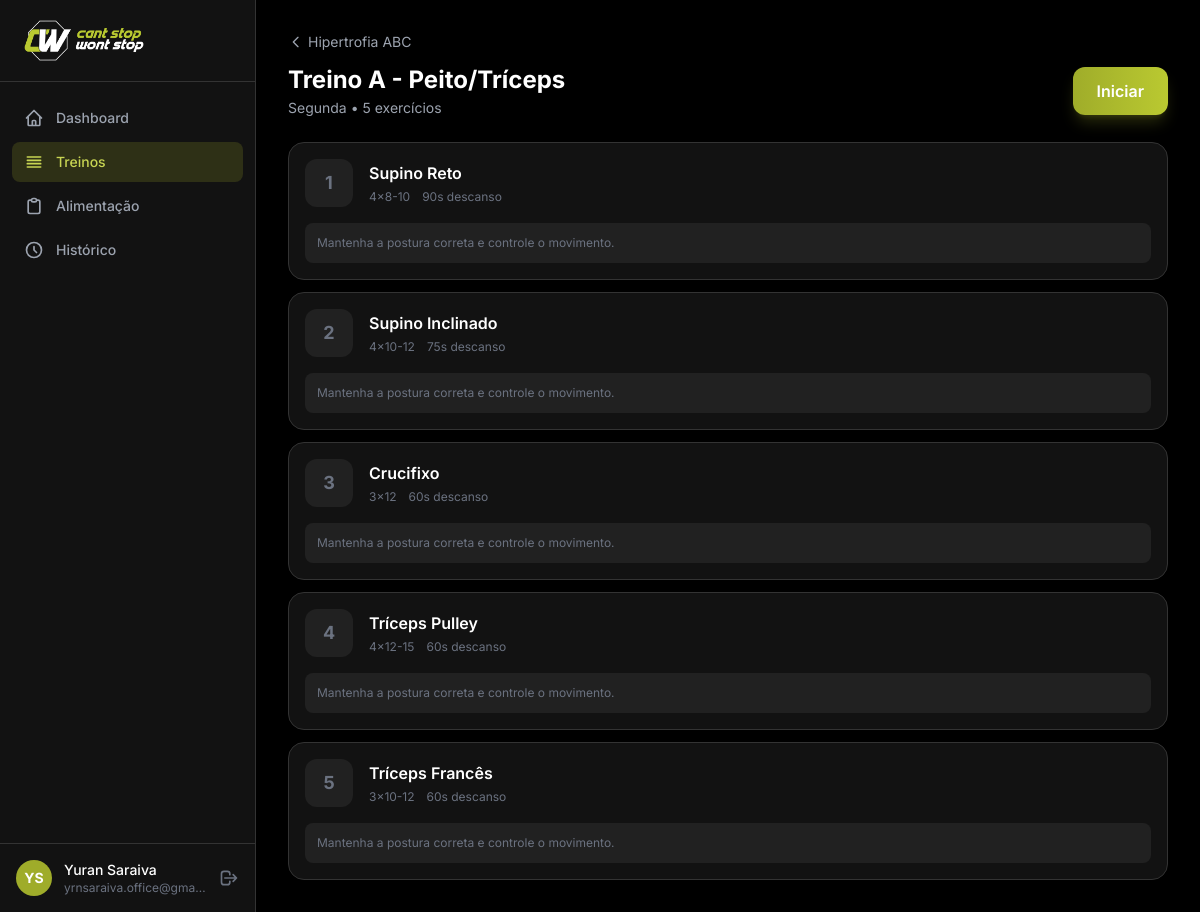
/app/workouts/day/1/ (signed in), run on the app's committed database.
### apps/accounts/models.py (models this page shows, shortened)
class User(AbstractUser):
    class Role(models.TextChoices):
        COACH = "coach", "Coach"
        CLIENT = "client", "Cliente"
    role = models.CharField(max_length=10, choices=Role.choices, default=Role.CLIENT)
    phone = models.CharField(max_length=20, blank=True)
    photo = models.ImageField(upload_to="profile_photos/", blank=True, null=True)
    bio = models.TextField(blank=True)
    date_of_birth = models.DateField(null=True, blank=True)
    coach = models.ForeignKey(
        "self",
        on_delete=models.SET_NULL,
        null=True,
        blank=True,
        related_name="clients",
        limit_choices_to={"role": Role.COACH},
    )
    @property
    def is_client(self):
        return self.role == self.Role.CLIENT

### apps/workouts/models.py (models this page shows, shortened)
class WorkoutDay(models.Model):
    class DayOfWeek(models.IntegerChoices):
        MONDAY = 1, "Segunda"
        TUESDAY = 2, "Terça"
        WEDNESDAY = 3, "Quarta"
        THURSDAY = 4, "Quinta"
        FRIDAY = 5, "Sexta"
        SATURDAY = 6, "Sábado"
        SUNDAY = 7, "Domingo"
    plan = models.ForeignKey(WorkoutPlan, on_delete=models.CASCADE, related_name="days")
    name = models.CharField(max_length=100, verbose_name="Nome (ex: Treino A)")
    day_of_week = models.IntegerField(choices=DayOfWeek.choices, verbose_name="Dia da Semana")
    order = models.PositiveIntegerField(default=0)
    notes = models.TextField(blank=True)
    class Meta:
        verbose_name = "Dia de Treino"
        ordering = ["order", "day_of_week"]

class WorkoutPlan(models.Model):
    name = models.CharField(max_length=200, verbose_name="Nome do Plano")
    description = models.TextField(blank=True)
    coach = models.ForeignKey(
        settings.AUTH_USER_MODEL, on_delete=models.CASCADE,
        related_name="workout_plans", limit_choices_to={"role": "coach"}
    )
    duration_weeks = models.PositiveIntegerField(default=4, verbose_name="Duração (semanas)")
    is_active = models.BooleanField(default=True)
    created_at = models.DateTimeField(auto_now_add=True)
    updated_at = models.DateTimeField(auto_now=True)
    class Meta:
        verbose_name = "Plano de Treino"
        verbose_name_plural = "Planos de Treino"

class WorkoutExercise(models.Model):
    class ExerciseType(models.TextChoices):
        NORMAL = "normal", "Normal"
        SUPERSET = "superset", "Superset"
        DROPSET = "dropset", "Drop Set"
        GIANT_SET = "giant_set", "Giant Set"
    workout_day = models.ForeignKey(WorkoutDay, on_delete=models.CASCADE, related_name="exercises")
    exercise = models.ForeignKey(Exercise, on_delete=models.CASCADE)
    order = models.PositiveIntegerField(default=0)
    sets = models.PositiveIntegerField(default=3, verbose_name="Séries")
    reps = models.CharField(max_length=50, default="12", verbose_name="Repetições", help_text="Ex: 12, 8-12, até falha")
    rest_seconds = models.PositiveIntegerField(default=60, verbose_name="Descanso (seg)")
    tempo = models.CharField(max_length=20, blank=True, help_text="Ex: 3-1-2-0")
    exercise_type = models.CharField(max_length=20, choices=ExerciseType.choices, default=ExerciseType.NORMAL)
    superset_group = models.PositiveIntegerField(null=True, blank=True, help_text="Agrupar exercícios do mesmo superset")
    notes = models.TextField(blank=True, verbose_name="Observações")
    class Meta:
        verbose_name = "Exercício do Treino"
        ordering = ["order"]

class Exercise(models.Model):
    name = models.CharField(max_length=200, verbose_name="Nome")
    description = models.TextField(blank=True, verbose_name="Descrição")
    muscle_groups = models.ManyToManyField(MuscleGroup, related_name="exercises", verbose_name="Grupos Musculares")
    video = models.FileField(upload_to="exercise_videos/", blank=True, null=True, verbose_name="Vídeo")
    video_url = models.URLField(blank=True, help_text="URL do vídeo (YouTube/Vimeo)", verbose_name="URL do Vídeo")
    thumbnail = models.ImageField(upload_to="exercise_thumbnails/", blank=True, null=True)
    instructions = models.TextField(blank=True, verbose_name="Instruções de Execução")
    created_by = models.ForeignKey(
        settings.AUTH_USER_MODEL, on_delete=models.CASCADE,
        limit_choices_to={"role": "coach"}, verbose_name="Criado por"
    )
    created_at = models.DateTimeField(auto_now_add=True)
    class Meta:
        verbose_name = "Exercício"
        ordering = ["name"]

### apps/workouts/views.py (the view)
# urls.py: path("day/<int:pk>/", views.WorkoutDayDetailView.as_view(), name="day_detail"),
class WorkoutDayDetailView(LoginRequiredMixin, ClientRequiredMixin, DetailView):
    model = WorkoutDay
    template_name = "workouts/day_detail.html"
    def get_context_data(self, **kwargs):
        ctx = super().get_context_data(**kwargs)
        ctx["exercises"] = self.object.exercises.select_related(
            "exercise"
        ).prefetch_related("exercise__muscle_groups").all()
        last_weights = {}
        for we in ctx["exercises"]:
            last_log = ExerciseLog.objects.filter(
                workout_log__client=self.request.user,
                workout_exercise=we,
            ).order_by("-workout_log__date", "-set_number").first()
            if last_log:
                last_weights[we.pk] = {
                    "weight": last_log.weight_kg,
                    "reps": last_log.reps_done,
                }
        ctx["last_weights"] = last_weights
        return ctx

### apps/accounts/mixins.py (called while the page is built)
    def test_func(self):
        return self.request.user.is_authenticated and self.request.user.is_client

### templates/workouts/day_detail.html (shortened to what this page needs)
{% extends "base.html" %}
{% block content %}
<div class="mb-6">
    <a href="{% url 'workouts:plan_detail' object.plan.pk %}" class="inline-flex items-center gap-1 text-sm text-gray-400 hover:text-white mb-3 transition-colors">
        <svg class="w-4 h-4" fill="none" viewBox="0 0 24 24" stroke="currentColor"><path stroke-linecap="round" stroke-linejoin="round" stroke-width="2" d="M15 19l-7-7 7-7"/></svg>
        {{ object.plan.name }}
    </a>
    <div class="flex items-center justify-between">
        <div>
            <h1 class="text-2xl font-bold text-white">{{ object.name }}</h1>
            <p class="text-gray-400 text-sm mt-0.5">{{ object.get_day_of_week_display }} • {{ exercises|length }} exercícios</p>
        </div>
        <form method="post" action="{% url 'workouts:start_workout' object.pk %}">
            <button type="submit" class="px-6 py-3 rounded-xl bg-gradient-to-r from-brand-600 to-brand-500 text-white font-semibold hover:from-brand-500 hover:to-brand-400 transition-all shadow-lg shadow-brand-600/25 flex items-center gap-2">
                Iniciar
            </button>
        </form>
    </div>
</div>
<div class="space-y-3">
    {% for we in exercises %}
    <div class="bg-dark-card rounded-2xl border border-dark-border overflow-hidden">
        <div class="flex items-center gap-4 p-4">
            <div class="w-12 h-12 rounded-xl bg-dark-surface flex items-center justify-center flex-shrink-0">
                {% if we.exercise.thumbnail %}
                    <img src="{{ we.exercise.thumbnail.url }}" class="w-12 h-12 rounded-xl object-cover">
                {% else %}
                    <span class="text-lg font-bold text-gray-500">{{ forloop.counter }}</span>
                {% endif %}
            </div>
            <div class="flex-1 min-w-0">
                <p class="font-semibold text-white">{{ we.exercise.name }}</p>
                <div class="flex items-center gap-3 mt-1 text-xs text-gray-500">
                    <span>{{ we.sets }}x{{ we.reps }}</span>
                    <span>{{ we.rest_seconds }}s descanso</span>
                </div>
            </div>
        </div>
        {% if we.exercise.instructions %}
        <div class="px-4 pb-4">
            <p class="text-xs text-gray-500 bg-dark-surface rounded-lg p-3">{{ we.exercise.instructions }}</p>
        </div>
        {% endif %}
    </div>
    {% endfor %}
</div>
{% endblock %}

### templates/base.html (shortened to what this page needs)
{% load static %}
<!DOCTYPE html>
<html lang="pt-BR" class="h-full">
<head>
    <script src="https://cdn.tailwindcss.com"></script>
</head>
<body class="h-full bg-dark text-gray-100">
<div class="min-h-full flex">
    <aside id="sidebar"
           class="fixed inset-y-0 left-0 z-50 w-64 bg-dark-card border-r border-dark-border transform -translate-x-full lg:translate-x-0 transition-transform duration-200"
           aria-label="Menu principal">
        <div class="flex items-center gap-3 px-6 py-5 border-b border-dark-border">
            <img src="{% static 'img/05_icon_texto_verdebranco_fundo_preto_grande.png' %}"
                 alt="Prime Coaching" width="120">
        </div>
        <nav class="mt-4 px-3 space-y-1" aria-label="Navegação principal">
            <a href="{% url 'accounts:dashboard' %}"
               class="flex items-center gap-3 px-3 py-2.5 rounded-lg text-sm font-medium
       {% if request.resolver_match.url_name == 'dashboard' %}
           bg-brand-600/20 text-brand-400
       {% else %}
           text-gray-400 hover:bg-dark-surface hover:text-white
       {% endif %} transition-colors">
                Dashboard
            </a>
            <a href="{% url 'workouts:plan_list' %}"
               {% if request.resolver_match.app_name == 'workouts' %}aria-current="page"{% endif %}
               class="flex items-center gap-3 px-3 py-2.5 rounded-lg text-sm font-medium
       {% if request.resolver_match.app_name == 'workouts' %}
           bg-brand-600/20 text-brand-400
       {% else %}
           text-gray-400 hover:bg-dark-surface hover:text-white
       {% endif %} transition-colors">
                <svg class="w-5 h-5 shrink-0" fill="none" viewBox="0 0 24 24" stroke="currentColor" aria-hidden="true">
                    <path stroke-linecap="round" stroke-linejoin="round" stroke-width="2"
                          d="M4 6h16M4 10h16M4 14h16M4 18h16"/>
                </svg>
                Treinos
            </a>
            <a href="{% url 'nutrition:plan_list' %}"
               class="flex items-center gap-3 px-3 py-2.5 rounded-lg text-sm font-medium
       {% if request.resolver_match.app_name == 'nutrition' %}
           bg-brand-600/20 text-brand-400
       {% else %}
           text-gray-400 hover:bg-dark-surface hover:text-white
       {% endif %} transition-colors">
                <svg class="w-5 h-5 shrink-0" fill="none" viewBox="0 0 24 24" stroke="currentColor" aria-hidden="true">
                    <path stroke-linecap="round" stroke-linejoin="round" stroke-width="2"
                          d="M9 5H7a2 2 0 00-2 2v12a2 2 0 002 2h10a2 2 0 002-2V7a2 2 0 00-2-2h-2M9 5a2 2 0 002 2h2a2 2 0 002-2M9 5a2 2 0 012-2h2a2 2 0 012 2"/>
                </svg>
                Alimentação
            </a>
            <a href="{% url 'workouts:history' %}"
               class="flex items-center gap-3 px-3 py-2.5 rounded-lg text-sm font-medium
       {% if request.resolver_match.url_name == 'history' %}
           bg-brand-600/20 text-brand-400
       {% else %}
           text-gray-400 hover:bg-dark-surface hover:text-white
       {% endif %} transition-colors">
                <svg class="w-5 h-5 shrink-0" fill="none" viewBox="0 0 24 24" stroke="currentColor" aria-hidden="true">
                    <path stroke-linecap="round" stroke-linejoin="round" stroke-width="2"
                          d="M12 8v4l3 3m6-3a9 9 0 11-18 0 9 9 0 0118 0z"/>
                </svg>
                Histórico
            </a>
        </nav>
        <div class="absolute bottom-0 left-0 right-0 p-4 border-t border-dark-border">
            <div class="flex items-center gap-3">
                {% if user.photo %}
                    <a href="{% url 'accounts:profile' %}">
                        <img src="{{ user.photo.url }}" alt="Foto de {{ user.get_full_name }}"
                             class="w-9 h-9 rounded-full object-cover ring-2 ring-dark-border">
                    </a>
                {% else %}
                    <a href="{% url 'accounts:profile' %}"
                       class="w-9 h-9 rounded-full bg-brand-600 flex items-center justify-center text-sm font-bold text-white"
                       aria-label="Perfil de {{ user.get_full_name }}">
                        {{ user.first_name.0 }}{{ user.last_name.0 }}
                    </a>
                {% endif %}
                <div class="flex-1 min-w-0">
                    <a href="{% url 'accounts:profile' %}"
                       class="text-sm font-medium text-white truncate block">{{ user.get_full_name }}</a>
                    <p class="text-xs text-gray-500 truncate">{{ user.email }}</p>
                </div>
                <a href="{% url 'accounts:logout' %}" class="text-gray-500 hover:text-red-400 transition-colors"
                   aria-label="Sair da conta">
                    <svg class="w-5 h-5" fill="none" viewBox="0 0 24 24" stroke="currentColor" aria-hidden="true">
                        <path stroke-linecap="round" stroke-linejoin="round" stroke-width="2"
                              d="M17 16l4-4m0 0l-4-4m4 4H7m6 4v1a3 3 0 01-3 3H6a3 3 0 01-3-3V7a3 3 0 013-3h4a3 3 0 013 3v1"/>
                    </svg>
                </a>
            </div>
        </div>
    </aside>
    <main class="flex-1 lg:ml-64 pt-14 lg:pt-0">
        <div class="max-w-6xl mx-auto px-4 sm:px-6 lg:px-8 py-6 lg:py-8">
            {% block content %}{% endblock %}
        </div>
    </main>
</div>
</body>
</html>

### templates/base.html (style rules this page uses)
body { font-family: 'Inter', sans-serif; }

### data on the page
User: first_name.0 "Y", last_name.0 "S", get_full_name "Yuran Saraiva", email "yrnsaraiva.office@gma…"
WorkoutDay: plan.name "Hipertrofia ABC", name "Treino A - Peito/Tríceps", day_of_week "Segunda"
WorkoutExercise: exercise.name "Supino Reto", sets "4", reps "8-10", rest_seconds "90", exercise.instructions "Mantenha a postura correta e controle o movimento."
WorkoutExercise: exercise.name "Supino Inclinado", sets "4", reps "10-12", rest_seconds "75", exercise.instructions "Mantenha a postura correta e controle o movimento."
WorkoutExercise: exercise.name "Crucifixo", sets "3", reps "12", rest_seconds "60", exercise.instructions "Mantenha a postura correta e controle o movimento."
WorkoutExercise: exercise.name "Tríceps Pulley", sets "4", reps "12-15", rest_seconds "60", exercise.instructions "Mantenha a postura correta e controle o movimento."
WorkoutExercise: exercise.name "Tríceps Francês", sets "3", reps "10-12", rest_seconds "60", exercise.instructions "Mantenha a postura correta e controle o movimento."

### other printed values
{{ exercises|length }} "5"
